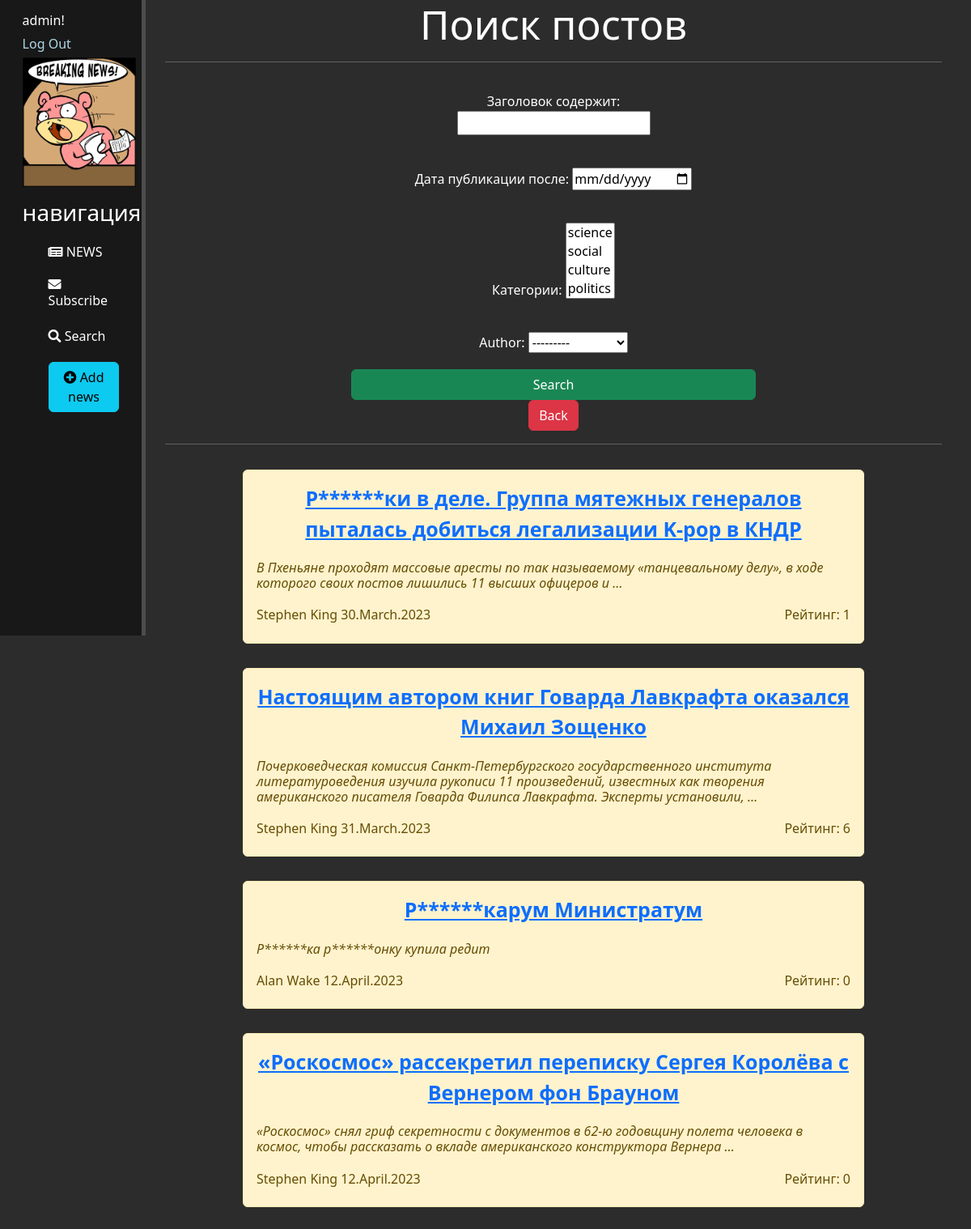
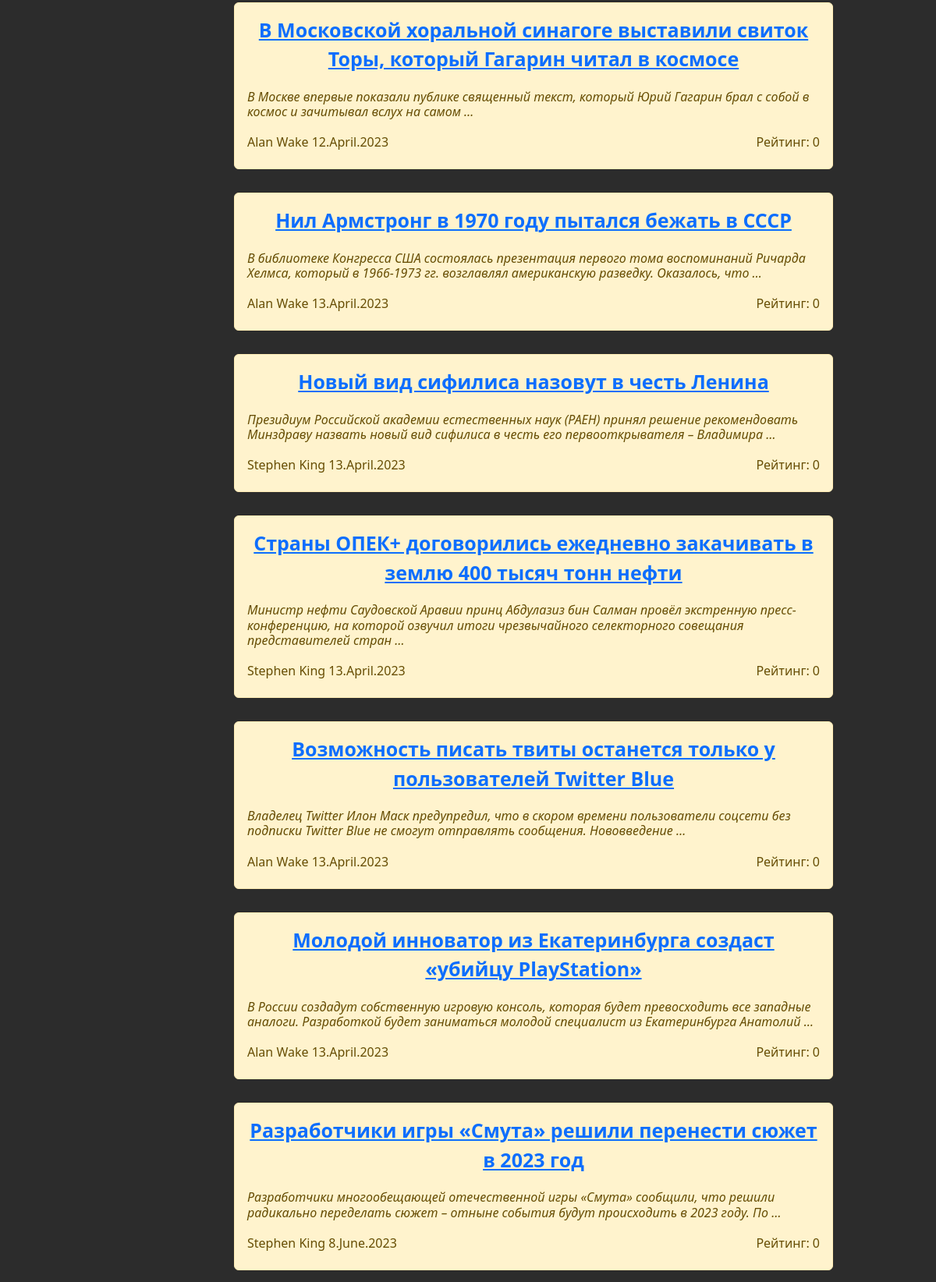
The app's page /posts/search/ (signed in) with its own data (2 pictures, top to bottom).
### news/models.py (models this page shows, shortened)
class Post(models.Model):
    ar = 'Article'
    nw = 'News'
    post_types = [
        (ar, 'Article'),
        (nw, 'News')
    ]
    post_type = models.CharField(max_length=7, choices=post_types, default=nw)
    t_creation = models.DateTimeField(auto_now_add=True)
    title = models.CharField(max_length=255)
    content = models.TextField()
    rating = models.IntegerField(default=0, db_column='rating')
    author = models.ForeignKey('Author', on_delete=models.CASCADE, related_name='post')
    category = models.ManyToManyField('Category', blank=True, through='PostCategory', verbose_name='Категории')  # Связь многие к многим

class Author(models.Model):
    full_name = models.CharField(max_length=100)
    rating = models.IntegerField(default=0) # значение вычисляется в update_rating
    user = models.ForeignKey('auth.User', on_delete=models.CASCADE) # связь с методом User один к одному
    def update_rating(self):
        r_comments_by_author = Comment.objects.filter(user_id=self.user.id).aggregate(models.Sum('rating'))['rating__sum'] # new variant
        r_posts = Post.objects.filter(author_id=self).aggregate(models.Sum('rating')) #суммарный рейтинг за посты
        post_ids = Post.objects.filter(author_id=self).values_list('id', flat=True) #(flat=True) чтобы получить одним списком id всех постов этого автора
        r_comments_to_author_posts = Comment.objects.filter(post_id__in=post_ids).aggregate(models.Sum('rating'))['rating__sum']
        print(r_posts, r_posts['rating__sum'], r_comments_by_author, r_comments_to_author_posts)
        self.rating = (int(r_posts['rating__sum']) * 3) + int(r_comments_by_author) + int(r_comments_to_author_posts)
        print(self.rating)
        self.save()
    def __str__(self):
        return self.full_name

### news/views.py (the view)
# urls.py: path('search/', PostSearch.as_view(), name='search'),
class PostSearch(ListView):
    model = Post
    template_name = 'search.html'
    context_object_name = 'posts'
    success_url = reverse_lazy('posts_list')
    def get_queryset(self):
        queryset = super().get_queryset()  # Получаем обычный запрос
        self.filterset = PostFilter(self.request.GET, queryset)
        return self.filterset.qs
    def get_context_data(self, **kwargs):
        context = super().get_context_data(**kwargs)
        context['filterset'] = self.filterset
        return context

### news/models.py (called while the page is built)
    def __str__(self):
        return self.category_name

### news/templatetags/custom_filters.py (called while the page is built)
@register.filter()  # фильтр для цензуры
def censor(value):
   for word in bad_words:
      if word.lower() in value.lower():
         value = value.replace(word[1:-2], '*' * (len(word)-1))
   return value

@register.filter(name='has_group') # фильтр проверяющий к какой группе относится юзер
def has_group(user, group_name):
    return user.groups.filter(name=group_name).exists()

### templates/search.html (shortened to what this page needs)
{% extends 'flatpages/layout.html' %}
{% load custom_filters %}
{% block content %}
<div class="features">
       <h1>Поиск постов</h1>
      <hr>
    <div style="display: flex; justify-content: center;">
        <form action="" method="get" style="display: flex; flex-direction: column; margin: 0 auto;">
            {{ filterset.form.as_p }}
        <input type="submit" class="btn btn-success" value="Search" />
        </form>
    </div>
        <a href="../#"><button class="btn btn-danger">Back</button></a>
      <hr>
       {% if posts %}
           {% for post in posts %}
            <div class="alert alert-warning">
               <a href="{% url 'post_full' pk=post.pk %}">{{post.title|censor}}</a>
               <h6 style="text-align: left; font-style: italic;">{{post.content|truncatewords:20|censor}}</h6>
                <div style="display: flex; justify-content: space-between; align-items: center;">
                   <h6>{{post.author}} {{post.t_creation|date:"j.F.Y" }}</h6>
                    <h6>Рейтинг: {{post.rating}}</h6>
                </div>
            </div>
           {% endfor %}
       {% else %}
           <h2>Ничего не найдено</h2>
       {% endif %}
</div>
{% endblock content %}

### templates/flatpages/layout.html (shortened to what this page needs)
{% load static %}
{% load custom_filters %}
<html lang="en" xmlns="http://www.w3.org/1999/html">
<head>
    <link rel="stylesheet" href="https://cdn.jsdelivr.net/npm/bootstrap@5.2.3/dist/css/bootstrap.min.css">
    <link rel="stylesheet" href="{% static '/css/main.css' %}">
    <link rel="stylesheet" href="https://use.fontawesome.com/releases/v5.8.2/css/all.css">
</head>
<body>
    <aside>
        <div class="header">
            {% if user.is_authenticated %}
            <span>{{ user.username }}!&nbsp&nbsp</span>
            <a href="{% url 'logout' %}">Log Out</a>
            {% endif %}
        </div>
        <img src="{% static 'assets/logo.png' %}" alt="Иллюстрация">
        <h3>навигация</h3>
            <ul>
                <li><a href="{% url 'home' %}"><i class="fas fa-newspaper"></i> NEWS</a></li>
                <li><a href="{% url 'subscribe' %}"><i class="fas fa-envelope"></i> Subscribe</a></li>
                <li><a href="{% url 'search' %}"><i class="fa fa-search"></i> Search</a></li>
                {% if user.is_authenticated %}
                <li><a href="{% url 'create' %}"><button class="btn btn-info"><i class="fas fa-plus-circle"></i> Add news </button></a></li>
                    {% else %}
                    <li><a href="{% url 'login' %}"><button class="btn btn-info"> Log in </button></a></li>
                {% endif %}
            </ul>
    </aside>
    <main>
      {% block content %}
      {% endblock %}
    </main>
</body>
</html>

### static/css/main.css (style rules this page uses)
body { background: #2c2c2c; }
aside { position: fixed; margin-top: -15px; float: left; background: #181818; width: 15%; padding: 2.3%; height: 100vh; color: white; border-right: 5px solid #4d4d4d; }
aside img { width: 140px; float: center; margin-top: 5px; }
aside div a { color: #ADD8E6; margin-top: 5px; }
aside h3 { margin-top: 15px; }
aside ul { list-style: none !important; }
aside a { display: block; text-decoration: none; color: white; margin-top: 20px; transition: all .7s ease; }
.features { ; float: right; margin-left: 17%; color: white; text-align: center; width: 80%; float: left; }
.features h1 { font-size: 50px; }
.features p { max-width: 400px; margin: 20px auto; }
.features a { font-size: 25px; font-weight: bold; }
.alert-warning { float: left; clear: both; width: 80%; margin: 15px 10%; text-align: center; }
form { margin-left: 32%; width: 500px; margin-top: 50px; color: white; }

### records on screen
Post: title|censor "Р******ки в деле. Группа мятежных генералов пыталась добиться легализации K-pop в КНДР", content|censor "В Пхеньяне проходят массовые аресты по так называемому «танцевальному делу», в ходе которого своих постов лишились 11 высших офицеров и …", author "Stephen King", t_creation "30.March.2023", rating "1"
Post: title|censor "Настоящим автором книг Говарда Лавкрафта оказался Михаил Зощенко", content|censor "Почерковедческая комиссия Санкт-Петербургского государственного института литературоведения изучила рукописи 11 произведений, известных как творения американского писателя Говарда Филипса Лавкрафта. Эксперты установили, …", author "Stephen King", t_creation "31.March.2023", rating "6"
Post: title|censor "Р******карум Министратум", content|censor "Р******ка р******онку купила редит", author "Alan Wake", t_creation "12.April.2023", rating "0"
Post: title|censor "«Роскосмос» рассекретил переписку Сергея Королёва с Вернером фон Брауном", content|censor "«Роскосмос» снял гриф секретности с документов в 62-ю годовщину полета человека в космос, чтобы рассказать о вкладе американского конструктора Вернера …", author "Stephen King", t_creation "12.April.2023", rating "0"
Post: title|censor "В Московской хоральной синагоге выставили свиток Торы, который Гагарин читал в космосе", content|censor "В Москве впервые показали публике священный текст, который Юрий Гагарин брал с собой в космос и зачитывал вслух на самом …", author "Alan Wake", t_creation "12.April.2023", rating "0"
Post: title|censor "Нил Армстронг в 1970 году пытался бежать в СССР", content|censor "В библиотеке Конгресса США состоялась презентация первого тома воспоминаний Ричарда Хелмса, который в 1966-1973 гг. возглавлял американскую разведку. Оказалось, что …", author "Alan Wake", t_creation "13.April.2023", rating "0"
Post: title|censor "Новый вид сифилиса назовут в честь Ленина", content|censor "Президиум Российской академии естественных наук (РАЕН) принял решение рекомендовать Минздраву назвать новый вид сифилиса в честь его первооткрывателя – Владимира …", author "Stephen King", t_creation "13.April.2023", rating "0"
Post: title|censor "Страны ОПЕК+ договорились ежедневно закачивать в землю 400 тысяч тонн нефти", content|censor "Министр нефти Саудовской Аравии принц Абдулазиз бин Салман провёл экстренную пресс-конференцию, на которой озвучил итоги чрезвычайного селекторного совещания представителей стран …", author "Stephen King", t_creation "13.April.2023", rating "0"
Post: title|censor "Возможность писать твиты останется только у пользователей Twitter Blue", content|censor "Владелец Twitter Илон Маск предупредил, что в скором времени пользователи соцсети без подписки Twitter Blue не смогут отправлять сообщения. Нововведение …", author "Alan Wake", t_creation "13.April.2023", rating "0"
Post: title|censor "Молодой инноватор из Екатеринбурга создаст «убийцу PlayStation»", content|censor "В России создадут собственную игровую консоль, которая будет превосходить все западные аналоги. Разработкой будет заниматься молодой специалист из Екатеринбурга Анатолий …", author "Alan Wake", t_creation "13.April.2023", rating "0"
Post: title|censor "Разработчики игры «Смута» решили перенести сюжет в 2023 год", content|censor "Разработчики многообещающей отечественной игры «Смута» сообщили, что решили радикально переделать сюжет – отныне события будут происходить в 2023 году. По …", author "Stephen King", t_creation "8.June.2023", rating "0"

### other values on screen
{{ user.username }} "admin"
